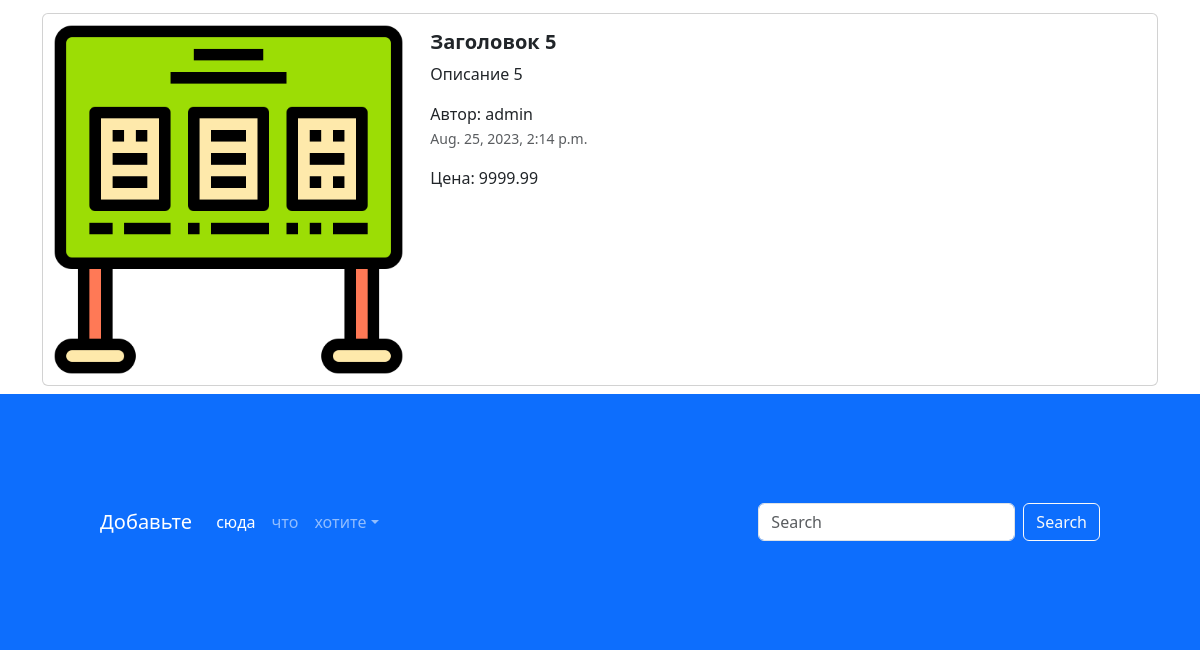
/ (lower part), run on an earlier commit of the app's database.
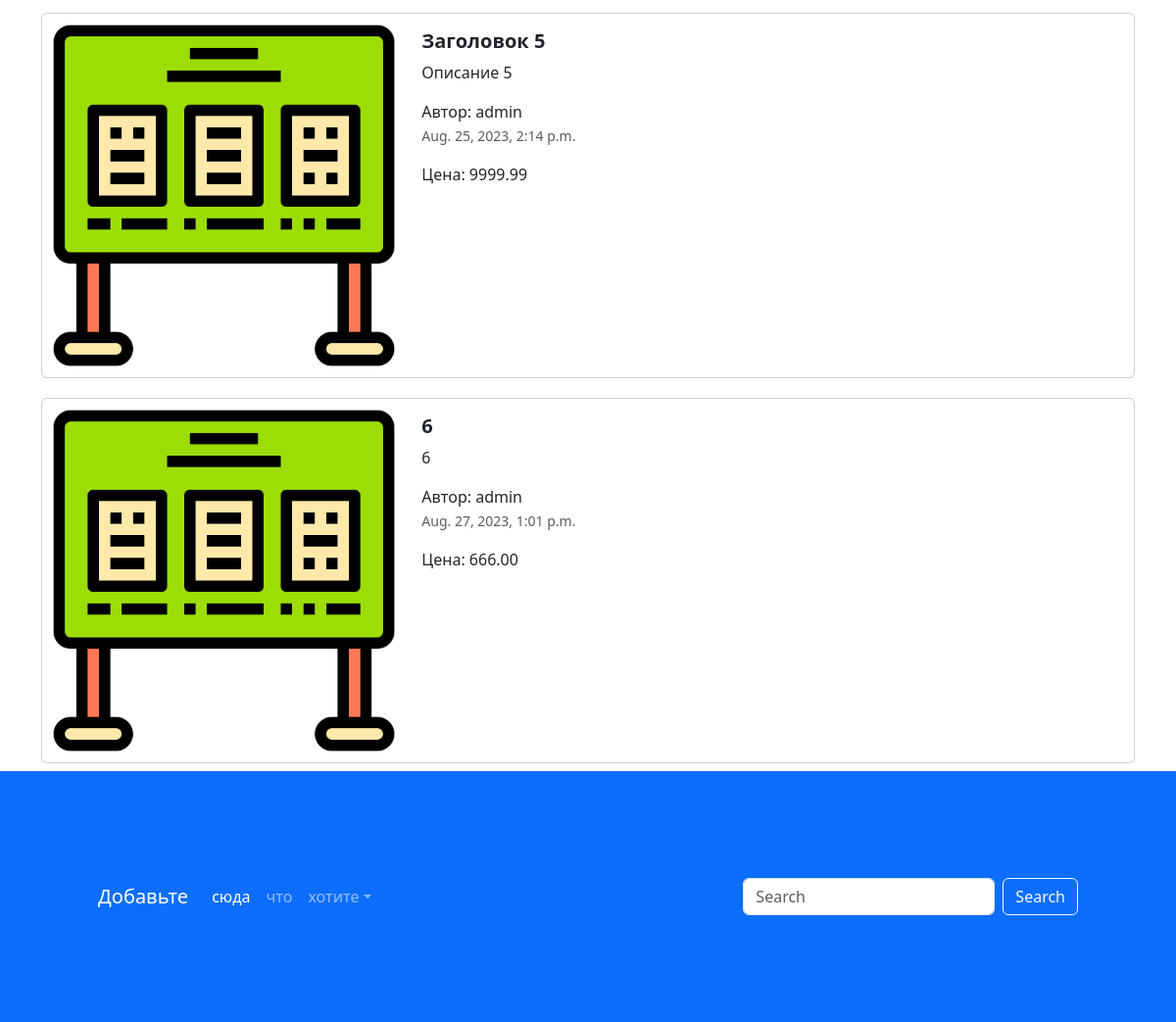
And on a later commit of the database.
### app_advertisements/models.py (models this page shows, shortened)
class Advertisement(models.Model):
    title = models.CharField('заголовок', max_length = 128)
    description = models.TextField('описание')
    price = models.DecimalField('цена', max_digits = 10, decimal_places = 2)
    auction = models.BooleanField('торг', help_text='Отметьте если торг уместен')
    created_date = models.DateTimeField(auto_now_add = True)
    updated_date = models.DateTimeField(auto_now = True)
    user = models.ForeignKey(User, verbose_name = 'пользователь', on_delete = models.CASCADE)
    image = models.ImageField('изображение', upload_to='advertisements/', blank=True)
    class Meta:
        db_table = 'advetisements'

### app_advertisements/views.py (the view)
# urls.py: path('', index, name='main-page'),
def index(request):
    advertisements = Advertisement.objects.all()
    context = {'advertisements' : advertisements}
    return render(request, 'app_advertisement/index.html', context)

### templates/app_advertisement/index.html (shortened to what this page needs)
{% extends 'base.html' %}
{% load static %}
{% block content %}
<div class="container">
{% for adv in advertisements %}
  <div class="col">
    <div class="card mb-2" style="max-width: 1200px; margin-top: 20px;">
      <div class="row g-0">
        <div class="col-md-4">
          <a href="{% url 'advertisement' %}" class="nav-link">
            <img src="{% if adv.image %} {{ adv.image.url }} {% else %} {% static 'img/pic.png' %} {% endif %}" class="img-fluid rounded-start" alt="Card title">
          </a>
        </div>
        <div class="col-md-8">
          <div class="card-body">
            <h5 class="card-title">
              <a href="{% url 'advertisement' %}" class="nav-link"><strong>{{ adv.title }}</strong></a>
            </h5>
            <a href="{% url 'advertisement' %}" class="nav-link">
              <p class="card-text">
                {{ adv.description }}
              </p>
              <span>Автор: {{ adv.user }}</span>
              <p class="card-text"><small class="text-muted">{{ adv.created_date }}</small></p>
              <span>Цена: {{ adv.price }}
            </a>
          </div>
        </div>
      </div>
    </div>
  </div>
  {% endfor %}
</div>
<footer style="padding: 100px;" class="bg-primary">
  <nav class="navbar navbar-expand-sm navbar-dark">
    <a class="navbar-brand" href="#">Добавьте</a>
    <div class="collapse navbar-collapse" id="collapsibleNavId">
      <ul class="navbar-nav me-auto mt-2 mt-lg-0">
        <li class="nav-item">
          <a class="nav-link active" href="#" aria-current="page">сюда</a>
        </li>
        <li class="nav-item">
          <a class="nav-link" href="#">что</a>
        </li>
        <li class="nav-item dropdown">
          <a class="nav-link dropdown-toggle" href="#" id="dropdownId" data-bs-toggle="dropdown" aria-haspopup="true"
             aria-expanded="false">хотите</a>
        </li>
      </ul>
      <form class="d-flex my-2 my-lg-0">
        <input class="form-control me-sm-2" type="text" placeholder="Search">
        <button class="btn btn-outline-light my-2 my-sm-0" type="submit">Search</button>
      </form>
    </div>
  </nav>
</footer>
{% endblock %}

What changed in the data, as far as the page shows it:
added Advertisement: title "6", description "6", user "admin", created_date "Aug. 27, 2023, 1:01 p.m.", price "666.00"
